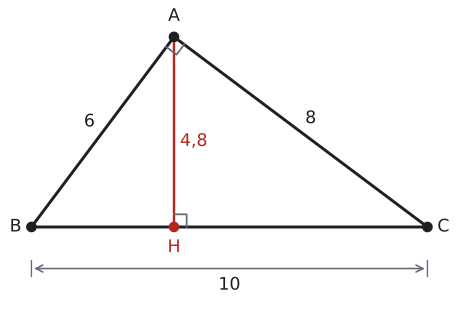

Reproduce this figure in Python.
import sys; sys.path.insert(0, "tools")
from cizim import *

# Örnek 3: |AB| = 6, |AC| = 8, |BC| = 10, |AH| = 4,8.
# A'da dik açı, [AH] ⊥ [BC]. p = |BH|, k = |HC|; A noktası (p, √(p·k)) olur, böylece AB ⊥ AC kendiliğinden sağlanır.
p, k = 3.6, 6.4
E = {'c': '6', 'b': '8', 'h': '4,8', 'a': '10'}          # kenar etiketleri (None: yazma)
DOLGU, RENKLI_KENAR, EK = False, False, []

B = np.array([0.0, 0.0]); H = np.array([p, 0.0]); C = np.array([p + k, 0.0]); A = np.array([p, np.sqrt(p * k)])
uz = lambda P, Q: float(np.linalg.norm(P - Q))
u, v = B - A, C - A
print("AB", round(uz(A, B), 4), "AC", round(uz(A, C), 4), "AH", round(uz(A, H), 4), "BC", round(uz(B, C), 4),
      "A açısı", round(float(np.degrees(np.arccos(np.dot(u, v) / uz(A, B) / uz(A, C)))), 4))

s = (p + k) / 10
G = (A + B + C) / 3
def kenar(P, Q, metin, renk=YAZI, d=0.42):
    M = (P + Q) / 2; t = (Q - P) / uz(P, Q); n = np.array([-t[1], t[0]])
    if np.dot(n, M - G) < 0: n = -n
    ax.text(*(M + d * s * n), metin, ha="center", va="center", color=renk, fontsize=13)
def dik(K, P, Q, r=0.32):
    a_ = (P - K) / uz(P, K) * r * s; b_ = (Q - K) / uz(Q, K) * r * s
    ax.plot(*zip(K + a_, K + a_ + b_, K + b_), color=SOLUK, lw=1.3)

x0, x1 = -0.6 * s, p + k + 0.6 * s
y0, y1 = (-1.9 if E.get("a") else -1.0) * s, A[1] + 0.6 * s
fig, ax = sekil(6, max(2.2, 6 * (y1 - y0) / (x1 - x0)))
ax.set_aspect("equal"); ax.axis("off")
if DOLGU:
    ax.add_patch(patches.Polygon([A, B, H], closed=True, facecolor=YESIL_ACIK, edgecolor="none"))
    ax.add_patch(patches.Polygon([A, H, C], closed=True, facecolor=SARI_ACIK, edgecolor="none"))
rc, rb = (MAVI, YESIL) if RENKLI_KENAR else (YAZI, YAZI)
ax.plot(*zip(A, B), color=rc); ax.plot(*zip(B, H), color=rc)
ax.plot(*zip(A, C), color=rb); ax.plot(*zip(H, C), color=rb)
ax.plot(*zip(A, H), color=KIRMIZI, lw=1.8)
dik(H, A, C); dik(A, B, C)
nokta(ax, *A, ""); nokta(ax, *B, ""); nokta(ax, *C, ""); nokta(ax, *H, "", renk=KIRMIZI)
ax.text(A[0], A[1] + 0.3 * s, "A", ha="center", va="bottom", fontsize=13)
ax.text(B[0] - 0.25 * s, 0, "B", ha="right", va="center", fontsize=13)
ax.text(C[0] + 0.25 * s, 0, "C", ha="left", va="center", fontsize=13)
ax.text(H[0], -0.3 * s, "H", ha="center", va="top", fontsize=13, color=KIRMIZI)
if E.get("c"): kenar(A, B, E["c"], rc)
if E.get("b"): kenar(A, C, E["b"], rb)
if E.get("h"):
    sag = k >= p
    ax.text(p + (0.15 if sag else -0.15) * s, A[1] * 0.45, E["h"], ha="left" if sag else "right", va="center", color=KIRMIZI, fontsize=13)
if E.get("p"): ax.text(p / 2, 0.22 * s, E["p"], ha="center", va="bottom", color=rc, fontsize=13)
if E.get("k"): ax.text(p + k / 2, 0.22 * s, E["k"], ha="center", va="bottom", color=rb, fontsize=13)
if E.get("a"):
    ax.annotate("", xy=(p + k, -1.05 * s), xytext=(0, -1.05 * s), arrowprops=dict(arrowstyle="<->", color=SOLUK, lw=1.2))
    for x in (0, p + k): ax.plot([x, x], [-0.85 * s, -1.25 * s], color=SOLUK, lw=1)
    ax.text((p + k) / 2, -1.25 * s, E["a"], ha="center", va="top", fontsize=13)
for (fx, fy, metin, renk) in EK:
    ax.text(fx, fy, metin, ha="center", va="center", color=eval(renk), fontsize=12)
ax.set_xlim(x0, x1); ax.set_ylim(y0, y1)
kaydet(fig, __file__)
